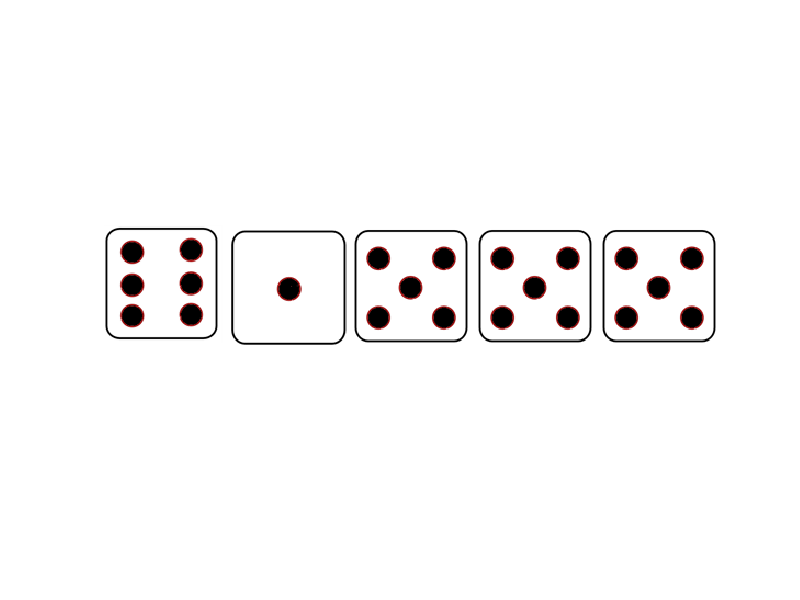

Source code (MATLAB):
%% Main File
%% this is where most of the code will go
load Dice.mat

Yes = 1;
No = 0;

fprintf('Welcome to yatzee\n')
fprintf('would you like to play?\n')
Menu = input('Yes or No? \n'); 

if Menu == 0
    fprintf ('Have a great day.')
    quit
else
    fprintf('Okay then lets start the game!')
end


%%Dice = zeros(1,6);

role = randi([1 6], [1 5]);
%%roles dice using random numbers

%%this dispays the role using the Dice.mat file
imshow([Dice{role}]);

reference = role ;

rerole = input('Would you like to rerole any dice?\n');

%%redo = input('list the dice which you would like to rerole:   ')

if rerole == 1

    NR1 = input('Would you like to rerole dice 1?  ');
    NR2 = input('Would you like to rerole dice 2?  ');
    NR3 = input('Would you like to rerole dice 3?  ');
    NR4 = input('Would you like to rerole dice 4?  ');
    NR5 = input('Would you like to rerole dice 5?  ');


    role2 = randi([1 6], [1 5]);

    if NR1 == 1
        reference(1) = role2(1);
    end

    if NR2 == 1
        reference(2) = role2(2);
    end

    if NR3 == 1
        reference(3) = role2(3);
    end

    if NR4 == 1
        reference(4) = role2(4);
    end

    if NR5 == 1
        reference(5) = role2(5);
    end


    imshow([Dice{reference}]);




    rerole = input('Would you like to rerole any dice?\n');

    if rerole == 1
        NR1 = input('Would you like to rerole dice 1?  ');
        NR2 = input('Would you like to rerole dice 2?  ');
        NR3 = input('Would you like to rerole dice 3?  ');
        NR4 = input('Would you like to rerole dice 4?  ');
        NR5 = input('Would you like to rerole dice 5?  ');

        role3 = randi([1 6], [1 5]);

        if NR1 == 1
            reference(1) = role3(1);
        end

        if NR2 == 1
            reference(2) = role3(2);
        end

        if NR3 == 1
            reference(3) = role3(3);
        end

        if NR4 == 1
            reference(4) = role3(4);
        end

        if NR5 == 1
            reference(5) = role3(5);
        end


        imshow([Dice{reference}]);
        
        fprintf('Time to select your catagory!')
    else
        fprintf('Time to select your catagory!')
    end
else
    fprintf('Time to select your catagory!')
end

    
